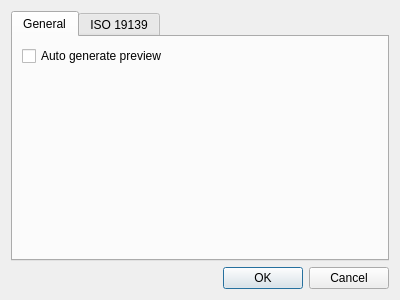
<?xml version="1.0" encoding="UTF-8"?>
<ui version="4.0">
 <class>MetatoolsSettingsDialog</class>
 <widget class="QDialog" name="MetatoolsSettingsDialog">
  <property name="geometry">
   <rect>
    <x>0</x>
    <y>0</y>
    <width>400</width>
    <height>300</height>
   </rect>
  </property>
  <property name="windowTitle">
   <string>Metatools settings</string>
  </property>
  <layout class="QVBoxLayout" name="verticalLayout">
   <item>
    <widget class="QTabWidget" name="tabWidget">
     <property name="currentIndex">
      <number>0</number>
     </property>
     <widget class="QWidget" name="tab">
      <attribute name="title">
       <string>General</string>
      </attribute>
      <layout class="QVBoxLayout" name="verticalLayout_2">
       <item>
        <widget class="QCheckBox" name="autoGeneratePreviewCheckBox">
         <property name="text">
          <string>Auto generate preview</string>
         </property>
        </widget>
       </item>
       <item>
        <spacer name="verticalSpacer">
         <property name="orientation">
          <enum>Qt::Vertical</enum>
         </property>
         <property name="sizeHint" stdset="0">
          <size>
           <width>20</width>
           <height>40</height>
          </size>
         </property>
        </spacer>
       </item>
      </layout>
     </widget>
     <widget class="QWidget" name="tab_2">
      <attribute name="title">
       <string>ISO 19139</string>
      </attribute>
     </widget>
    </widget>
   </item>
   <item>
    <widget class="QDialogButtonBox" name="buttonBox">
     <property name="orientation">
      <enum>Qt::Horizontal</enum>
     </property>
     <property name="standardButtons">
      <set>QDialogButtonBox::Cancel|QDialogButtonBox::Ok</set>
     </property>
    </widget>
   </item>
  </layout>
 </widget>
 <resources/>
 <connections>
  <connection>
   <sender>buttonBox</sender>
   <signal>accepted()</signal>
   <receiver>MetatoolsSettingsDialog</receiver>
   <slot>accept()</slot>
   <hints>
    <hint type="sourcelabel">
     <x>248</x>
     <y>254</y>
    </hint>
    <hint type="destinationlabel">
     <x>157</x>
     <y>274</y>
    </hint>
   </hints>
  </connection>
  <connection>
   <sender>buttonBox</sender>
   <signal>rejected()</signal>
   <receiver>MetatoolsSettingsDialog</receiver>
   <slot>reject()</slot>
   <hints>
    <hint type="sourcelabel">
     <x>316</x>
     <y>260</y>
    </hint>
    <hint type="destinationlabel">
     <x>286</x>
     <y>274</y>
    </hint>
   </hints>
  </connection>
 </connections>
</ui>
